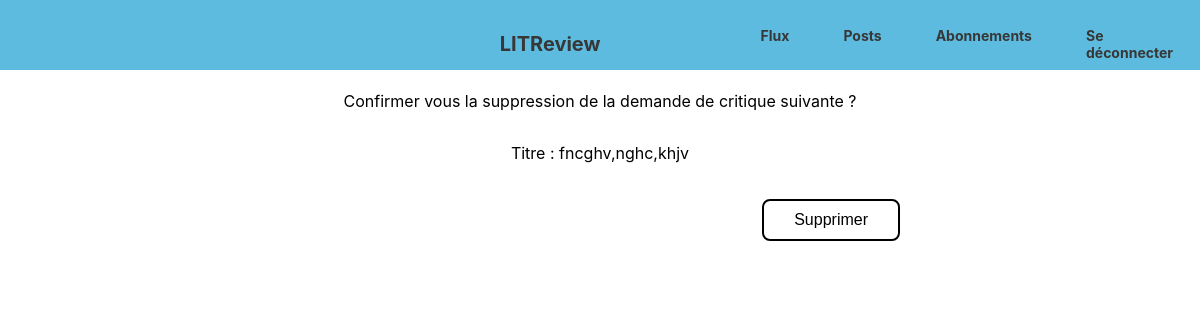
Page /ticket/5/del/ (signed in) on the earlier database version.
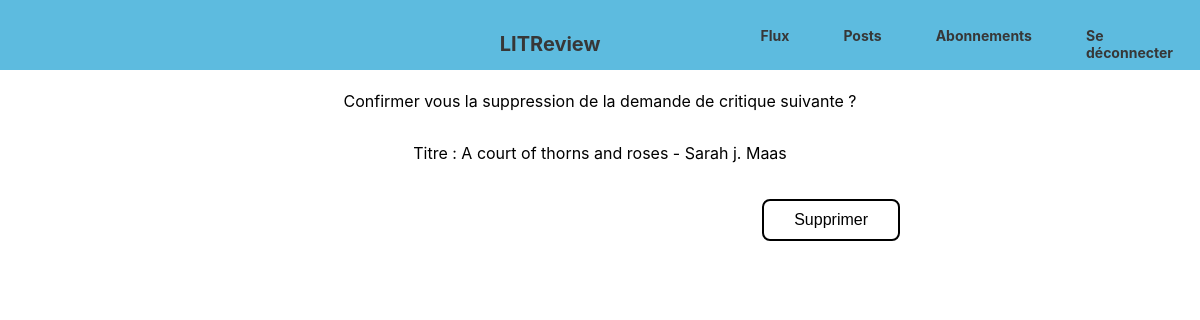
Same page on the later database version.
### blog/models.py (models this page shows, shortened)
class Ticket(models.Model):
    title = models.CharField(max_length=128)
    description = models.TextField(
        max_length=2048,
        blank=True
    )
    image = models.ImageField(null=True, blank=True)
    time_created = models.DateTimeField(auto_now_add=True)
    user = models.ForeignKey(settings.AUTH_USER_MODEL, on_delete=models.CASCADE)
    class Meta:
        verbose_name = "Le ticket"
        verbose_name_plural = 'Les tickets'

### blog/views.py (the view)
# urls.py: path('ticket/<int:ticket_id>/del/', blog.views.del_ticket, name='del_ticket'),
@login_required
def del_ticket(request, ticket_id):
    ticket = models.Ticket.objects.get(id=ticket_id)
    if request.method == 'POST':
        ticket.delete()
        return redirect('my_posts')
    return render(request, 'blog/del_ticket.html', {'ticket': ticket})

### blog/templates/blog/del_ticket.html (shortened to what this page needs)
{% extends 'base.html' %}
{% block content %}
<div class='container add_ticket'>
        <form method='post' enctype=multipart/form-data>
            <p>Confirmer vous la suppression de la demande de critique suivante ?</p>
            <p>Titre : {{ ticket.title }}</p>
        <button type='submit'>Supprimer</button>
    </form>
</div>
{% endblock content %}

### templates/base.html (shortened to what this page needs)
{% load static %}
<html lang="fr">
    <head>
        <link rel="stylesheet" href="{% static 'app.css' %}">
    </head>
    <body>
        <nav>
            <div><a href="{% url 'home' %}">LITReview</a></div>
            <div>
                {% if user.is_authenticated %}
                    <a href="{% url 'home' %}">Flux</a>
                    <a href="{% url 'my_posts' %}">Posts</a>
                    <a href="">Abonnements</a>
                    <a href="{% url 'logout' %}">Se déconnecter</a>
                {% endif %}
            </div>
        </nav>
        <section>
            {% block content %}{% endblock content %}
        </section>
    </body>
</html>

### static/app.css (style rules this page uses)
body { font-family: "SF Pro Text", 'Segoe UI', Roboto, Oxygen, Ubuntu, Cantarell, 'Open Sans', 'Helvetica Neue', sans-serif; margin: auto; }
nav { display: grid; grid-template-columns: 1fr 1fr 1fr; color: rgb(55, 55, 55); font-size: 20px; font-weight: bold; background-color: rgb(93, 187, 223); height: 70px; align-items: center; overflow: hidden; }
nav div:nth-child(2) { text-align: center; }
nav div:nth-child(3) { display: flex; justify-content: flex-end; }
nav div:nth-child(2) a { text-decoration: none; color: inherit; }
nav div:nth-child(3) a { font-size: 14px; color: inherit; text-decoration: none; padding: 27px; }
section { display: grid; justify-items: center; }
.container { padding-top: 50px; width: 100%; }
.container, #connection { display: block; text-align: center; }
.container button, #subscribe a, .add_ticket a, .add_buttons a, .button, #id_image::file-selector-button { text-decoration: none; color: black; font-size: medium; font-style: normal; background-color: white; padding: 10px; border: 2px black solid; border-radius: 8px; cursor: pointer; width: fit-content; }
.add_ticket { display: grid; padding-top: 20px; width: 50%; }
.add_ticket form { display: grid; }
.add_ticket { padding-top: 5px; padding-bottom: 5px; }
.add_ticket button { justify-self: right; width: fit-content; margin-top: 20px; padding: 10px 30px; }

Differences in the rows shown:
changed Ticket: title "fncghv,nghc,khjv" → "A court of thorns and roses - Sarah j. Maas"
